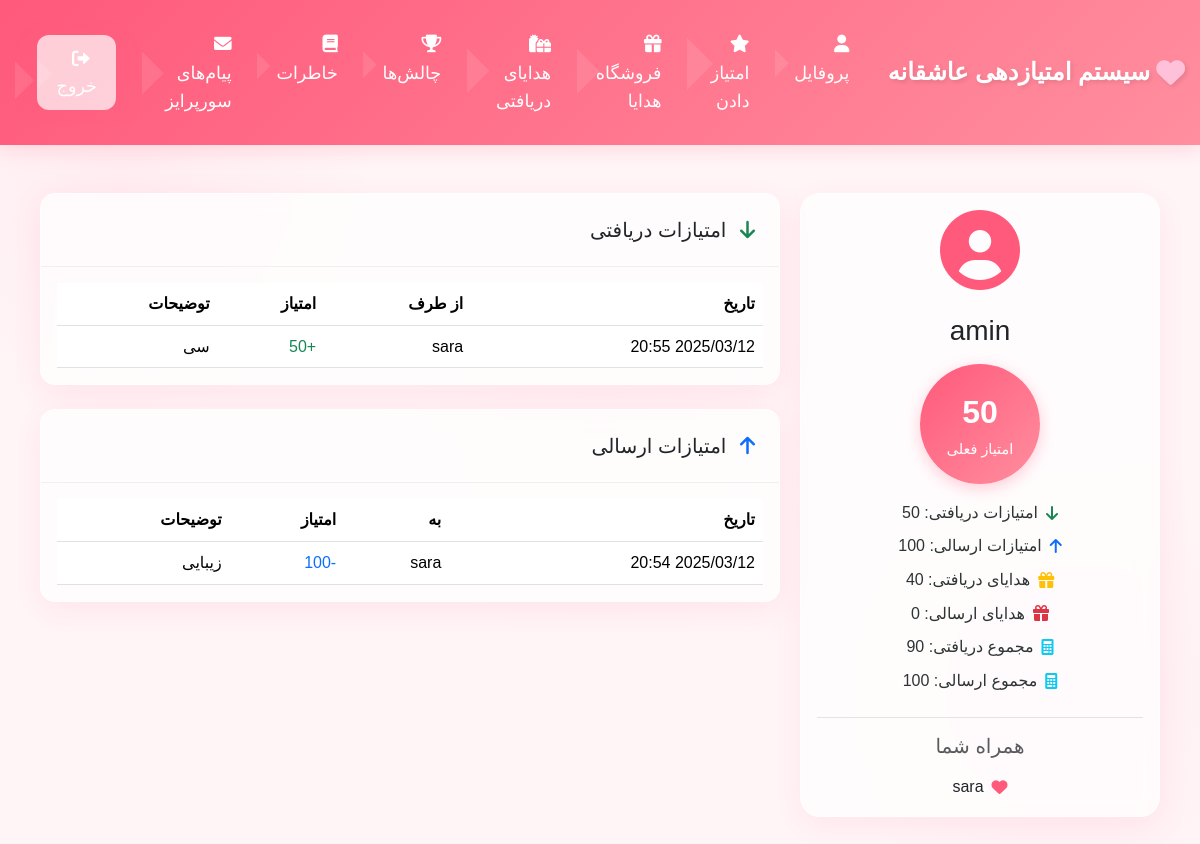
Screenshot of /profile/ (signed in) with the database file from the repository.
### love_points/models.py (models this page shows, shortened)
class Profile(models.Model):
    user = models.OneToOneField(User, on_delete=models.CASCADE)
    points = models.IntegerField(default=0)
    level = models.IntegerField(default=1)
    partner = models.ForeignKey('self', on_delete=models.SET_NULL, null=True, blank=True)
    created_at = models.DateTimeField(auto_now_add=True)

class PointTransaction(models.Model):
    giver = models.ForeignKey(Profile, on_delete=models.CASCADE, related_name='points_given')
    receiver = models.ForeignKey(Profile, on_delete=models.CASCADE, related_name='points_received')
    points = models.IntegerField(validators=[MinValueValidator(1)])
    action = models.ForeignKey(PredefinedAction, on_delete=models.SET_NULL, null=True, blank=True)
    custom_description = models.TextField(blank=True)
    created_at = models.DateTimeField(auto_now_add=True)

class PredefinedAction(models.Model):
    name = models.CharField(max_length=100)
    description = models.TextField()
    points = models.IntegerField(validators=[MinValueValidator(1)])

### love_points/views.py (the view)
# urls.py: path('profile/', views.profile, name='profile'),
@login_required
def profile(request):
    user_profile = Profile.objects.get(user=request.user)
    received_points_transactions = PointTransaction.objects.filter(
        receiver=user_profile
    ).order_by('-created_at')
    sent_points_transactions = PointTransaction.objects.filter(
        giver=user_profile
    ).order_by('-created_at')
    received_gifts_transactions = GiftTransaction.objects.filter(
        receiver=user_profile
    ).order_by('-created_at')
    sent_gifts_transactions = GiftTransaction.objects.filter(
        sender=user_profile
    ).order_by('-created_at')
    total_received_points = received_points_transactions.aggregate(
        total=Sum('points')
    )['total'] or 0
    total_sent_points = sent_points_transactions.aggregate(
        total=Sum('points')
    )['total'] or 0
    total_received_gift_points = received_gifts_transactions.aggregate(
        total=Sum('gift__points_cost')
    )['total'] or 0
    total_sent_gift_points = sent_gifts_transactions.aggregate(
        total=Sum('gift__points_cost')
    )['total'] or 0
    total_received = total_received_points + total_received_gift_points
    total_sent = total_sent_points + total_sent_gift_points
    badges = UserBadge.objects.filter(profile=user_profile)
    context = {
        'profile': user_profile,
        'received_points_transactions': received_points_transactions,
        'sent_points_transactions': sent_points_transactions,
        'received_gifts_transactions': received_gifts_transactions,
        'sent_gifts_transactions': sent_gifts_transactions,
        'total_received': total_received,
        'total_sent': total_sent,
        'total_received_points': total_received_points,
        'total_sent_points': total_sent_points,
        'total_received_gift_points': total_received_gift_points,
        'total_sent_gift_points': total_sent_gift_points,
        'badges': badges,
    }
    return render(request, 'love_points/profile.html', context)

### templates/love_points/profile.html (shortened to what this page needs)
{% extends "base.html" %}
{% block content %}
<div class="container py-4">
    <div class="row">
        <div class="col-lg-4 mb-4">
            <div class="card profile-card glass-effect">
                <div class="card-body text-center">
                    <div class="profile-avatar mb-4">
                        <i class="fas fa-user-circle fa-5x"></i>
                    </div>
                    <h3 class="mb-3">{{ profile.user.username }}</h3>
                    <div class="points-display mb-4">
                        <div class="points-circle">
                            <span class="points-number">{{ profile.points }}</span>
                            <span class="points-label">امتیاز فعلی</span>
                        </div>
                        <div class="points-details mt-3">
                            <div class="points-row">
                                <i class="fas fa-arrow-down text-success"></i>
                                <span>امتیازات دریافتی: {{ total_received_points }}</span>
                            </div>
                            <div class="points-row">
                                <i class="fas fa-arrow-up text-primary"></i>
                                <span>امتیازات ارسالی: {{ total_sent_points }}</span>
                            </div>
                            <div class="points-row">
                                <i class="fas fa-gift text-warning"></i>
                                <span>هدایای دریافتی: {{ total_received_gift_points }}</span>
                            </div>
                            <div class="points-row">
                                <i class="fas fa-gift text-danger"></i>
                                <span>هدایای ارسالی: {{ total_sent_gift_points }}</span>
                            </div>
                            <div class="points-row total-row">
                                <i class="fas fa-calculator text-info"></i>
                                <span>مجموع دریافتی: {{ total_received }}</span>
                            </div>
                            <div class="points-row total-row">
                                <i class="fas fa-calculator text-info"></i>
                                <span>مجموع ارسالی: {{ total_sent }}</span>
                            </div>
                        </div>
                    </div>
                    {% if profile.partner %}
                        <div class="partner-info">
                            <h5 class="text-muted mb-3">همراه شما</h5>
                            <div class="partner-avatar">
                                <i class="fas fa-heart love-icon"></i>
                                <span class="partner-name">{{ profile.partner.user.username }}</span>
                            </div>
                        </div>
                    {% endif %}
                </div>
            </div>
        </div>
        <div class="col-lg-8">
            <div class="card glass-effect mb-4">
                <div class="card-header">
                    <h5 class="mb-0">
                        <i class="fas fa-arrow-down text-success me-2"></i>
                        امتیازات دریافتی
                    </h5>
                </div>
                <div class="card-body">
                    {% if received_points_transactions %}
                        <div class="table-responsive">
                            <table class="table">
                                <thead>
                                    <tr>
                                        <th>تاریخ</th>
                                        <th>از طرف</th>
                                        <th>امتیاز</th>
                                        <th>توضیحات</th>
                                    </tr>
                                </thead>
                                <tbody>
                                    {% for transaction in received_points_transactions %}
                                        <tr>
                                            <td>{{ transaction.created_at|date:"Y/m/d H:i" }}</td>
                                            <td>{{ transaction.giver.user.username }}</td>
                                            <td class="text-success">+{{ transaction.points }}</td>
                                            <td>
                                                {% if transaction.action %}
                                                    {{ transaction.action.description }}
                                                {% else %}
                                                    {{ transaction.custom_description }}
                                                {% endif %}
                                            </td>
                                        </tr>
                                    {% endfor %}
                                </tbody>
                            </table>
                        </div>
                    {% else %}
                        <p class="text-muted text-center my-3">هنوز امتیازی دریافت نکرده‌اید</p>
                    {% endif %}
                </div>
            </div>
            <div class="card glass-effect">
                <div class="card-header">
                    <h5 class="mb-0">
                        <i class="fas fa-arrow-up text-primary me-2"></i>
                        امتیازات ارسالی
                    </h5>
                </div>
                <div class="card-body">
                    {% if sent_points_transactions %}
                        <div class="table-responsive">
                            <table class="table">
                                <thead>
                                    <tr>
                                        <th>تاریخ</th>
                                        <th>به</th>
                                        <th>امتیاز</th>
                                        <th>توضیحات</th>
                                    </tr>
                                </thead>
                                <tbody>
                                    {% for transaction in sent_points_transactions %}
                                        <tr>
                                            <td>{{ transaction.created_at|date:"Y/m/d H:i" }}</td>
                                            <td>{{ transaction.receiver.user.username }}</td>
                                            <td class="text-primary">-{{ transaction.points }}</td>
                                            <td>
                                                {% if transaction.action %}
                                                    {{ transaction.action.description }}
                                                {% else %}
                                                    {{ transaction.custom_description }}
                                                {% endif %}
                                            </td>
                                        </tr>
                                    {% endfor %}
                                </tbody>
                            </table>
                        </div>
                    {% else %}
                        <p class="text-muted text-center my-3">هنوز امتیازی ارسال نکرده‌اید</p>
                    {% endif %}
                </div>
            </div>
        </div>
    </div>
</div>
{% endblock %}

### static/css/style.css (style rules this page uses)
:root { --primary-color: #FF597B; --secondary-color: #FF8E9E; --accent-color: #FFC0D9; --background-color: #FFF5F7; --text-color: #2D3436; --card-background: #FFFFFF; --success-color: #00B894; --warning-color: #FDCB6E; --danger-color: #FF7675; }
html, body { overflow-x: hidden; width: 100%; position: relative; }
body { background-color: var(--background-color); color: var(--text-color); font-family: 'IranSans', sans-serif; min-height: 100vh; padding: 0; margin: 0; line-height: 1.6; background-image: radial-gradient(circle at 10% 20%, rgba(255, 89, 123, 0.05) 0%, transparent 20%), radial-gradient(circle at 90% 80%, rgba(255, 142, 158, 0.05) 0%, transparent 20%), radial-gradient(circle at 50% 50%, rgba(255, 192, 217, 0.05) 0%, transparent 30%); }
.container { max-width: 100%; padding-right: 15px; padding-left: 15px; overflow-x: hidden; }
.row { margin-right: 0; margin-left: 0; }
.col, [class*="col-"] { padding-right: 10px; padding-left: 10px; }
.card { border: none; border-radius: 15px; overflow: hidden; box-shadow: 0 10px 30px rgba(0,0,0,0.05); background: var(--card-background); transition: all 0.4s cubic-bezier(0.4, 0, 0.2, 1); position: relative; }
.card::before { content: ''; position: absolute; top: 0; left: 0; right: 0; height: 4px; background: linear-gradient(to right, var(--primary-color), var(--secondary-color)); transform: scaleX(0); transition: transform 0.4s ease; }
.card-header { background-color: transparent; border-bottom: 1px solid rgba(0,0,0,0.05); padding: 1.5rem; }
.glass-effect { background: rgba(255, 255, 255, 0.7); backdrop-filter: blur(10px); border: 1px solid rgba(255, 255, 255, 0.5); box-shadow: 0 8px 32px rgba(255, 89, 123, 0.1); }
.love-icon { display: inline-block; animation: heartBeat 1.5s infinite; color: var(--primary-color); }

### templates/love_points/profile.html (style rules this page uses)
.profile-card { border-radius: 20px; overflow: hidden; }
.profile-avatar { color: var(--primary-color); }
.points-circle { width: 120px; height: 120px; border-radius: 50%; background: linear-gradient(135deg, var(--primary-color), var(--secondary-color)); color: white; display: flex; flex-direction: column; align-items: center; justify-content: center; margin: 0 auto; box-shadow: 0 4px 15px rgba(255, 89, 123, 0.3); }
.points-number { font-size: 2rem; font-weight: bold; }
.points-label { font-size: 0.9rem; }
.points-details { color: var(--text-color); }
.points-row { display: flex; align-items: center; justify-content: center; gap: 0.5rem; margin: 0.5rem 0; }
.partner-info { padding-top: 1rem; border-top: 1px solid rgba(0,0,0,0.1); }
.partner-avatar { display: flex; align-items: center; justify-content: center; gap: 0.5rem; }
.love-icon { color: var(--primary-color); animation: heartBeat 1.5s infinite; }
.table { margin-bottom: 0; }
.table th { border-top: none; font-weight: 600; }
.table td { vertical-align: middle; }

### rows the page displays
Profile: user.username "amin", points "50", partner.user.username "sara"

### other values shown
{{ total_received_points }} "50"
{{ total_sent_points }} "100"
{{ total_received_gift_points }} "40"
{{ total_sent_gift_points }} "0"
{{ total_received }} "90"
{{ total_sent }} "100"
